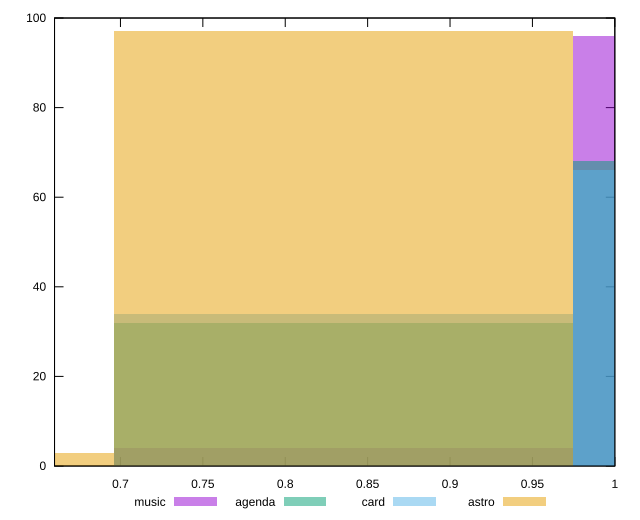

Write the gnuplot code that produced this figure.
reset

$music <<EOF
1.114043927804106 96
0.8355329458530796 4
EOF

$agenda <<EOF
1.114043927804106 68
0.8355329458530796 32
EOF

$card <<EOF
0.8355329458530796 34
1.114043927804106 66
EOF

$astro <<EOF
0.8355329458530796 97
0.557021963902053 3
EOF

set key outside below
set boxwidth 0.2785109819510265
set xrange [0.66:1]
set yrange [0:100]
set trange [0:100]
set style fill transparent solid 0.5 noborder
set terminal svg size 640, 520 enhanced background rgb 'white'
set output "reports/report_00028_2021-02-24T12-49-42.674Z/uses-rel-preconnect/comparison/histogram/all_score.svg"

plot $music title "music" with boxes, \
     $agenda title "agenda" with boxes, \
     $card title "card" with boxes, \
     $astro title "astro" with boxes

reset
